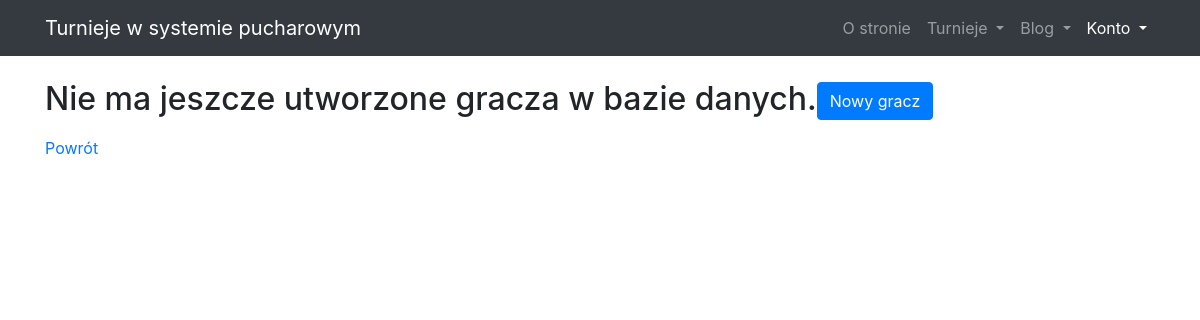
/tournaments/player/, run on an earlier commit of the app's database.
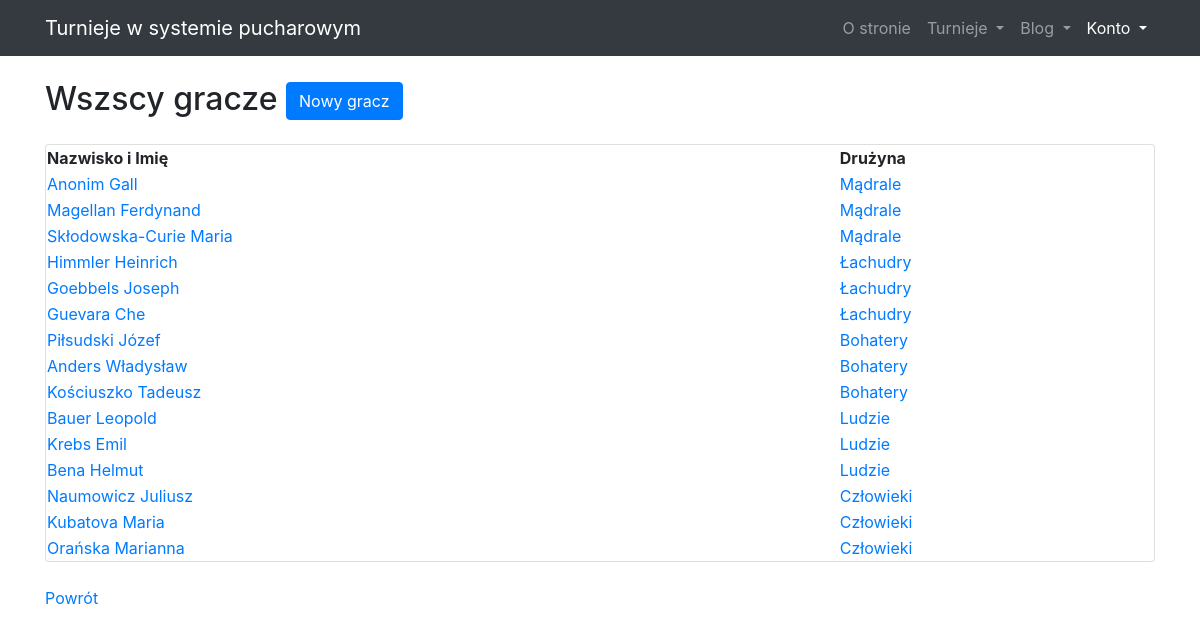
And on a later commit of the database.
### tournaments_app/models/player_model.py (models this page shows, shortened)
class Player(models.Model):
    id = models.AutoField(db_index=True, primary_key=True)
    name = models.CharField(max_length=20)
    surname = models.CharField(max_length=20)
    team = models.ForeignKey('tournaments_app.Team',
                             on_delete=models.DO_NOTHING, null=True)

### tournaments_app/models/team_model.py (models this page shows, shortened)
class Team(models.Model):
    id = models.AutoField(db_index=True, primary_key=True)
    name = models.CharField(max_length=20)

### tournaments_app/views/player_views.py (the view)
class AllPlayerView(ListView):
    model = Player
    def get_context_data(self, **kwargs):
        return {'Players':  Player.objects.all()}

### tournaments_app/templates/tournaments_app/player_list.html
{% extends "tournaments_app/base.html" %}
{% block content %}
<article>
    <div>
        {% if Players  %}
        <h2 class="mt-4 mb-3">Wszscy gracze <a class="btn btn-primary" href="{% url 'player_add' %}">Nowy gracz</a></h2>
        <div class="card my-4">
            <table style="width:100%">
                <tr>
                    <th>Nazwisko i Imię</th>
                    <th>Drużyna</th>
                </tr>
                {% for player in Players %}
                <tr>
                    <td><a href="{% url 'player_detail' player.id %}">{{ player.surname }} {{ player.name }} </a></td>
                    <td><a href="{% url 'team_detail' player.team.id %}">{{ player.team.name }}</a>
                    </td>
                </tr>
                {% endfor %}
            </table>
        </div>
        {% else %}
        <h2 class="mt-4 mb-3">Nie ma jeszcze utworzone gracza w bazie danych.<a class="btn btn-primary"
                href="{% url 'player_add' %}">Nowy gracz</a></h2>
        {% endif %}
    </div>
    <a href="{{request.META.HTTP_REFERER}}">Powrót</a>
</article>
{% endblock content %}

What changed in the data, as far as the page shows it:
added Player: surname "Anonim", name "Gall", team.name "Mądrale"
added Player: surname "Magellan", name "Ferdynand", team.name "Mądrale"
added Player: surname "Skłodowska-Curie", name "Maria", team.name "Mądrale"
added Player: surname "Himmler", name "Heinrich", team.name "Łachudry"
added Player: surname "Goebbels", name "Joseph", team.name "Łachudry"
added Player: surname "Guevara", name "Che", team.name "Łachudry"
added Player: surname "Piłsudski", name "Józef", team.name "Bohatery"
added Player: surname "Anders", name "Władysław", team.name "Bohatery"
added Player: surname "Kościuszko", name "Tadeusz", team.name "Bohatery"
added Player: surname "Bauer", name "Leopold", team.name "Ludzie"
added Player: surname "Krebs", name "Emil", team.name "Ludzie"
added Player: surname "Bena", name "Helmut", team.name "Ludzie"
added Player: surname "Naumowicz", name "Juliusz", team.name "Człowieki"
added Player: surname "Kubatova", name "Maria", team.name "Człowieki"
added Player: surname "Orańska", name "Marianna", team.name "Człowieki"
Also different on the page:
text no longer shown: "Nie ma jeszcze utworzone gracza w bazie danych."
text now shown: "Wszscy gracze Nazwisko i Imię Drużyna"
